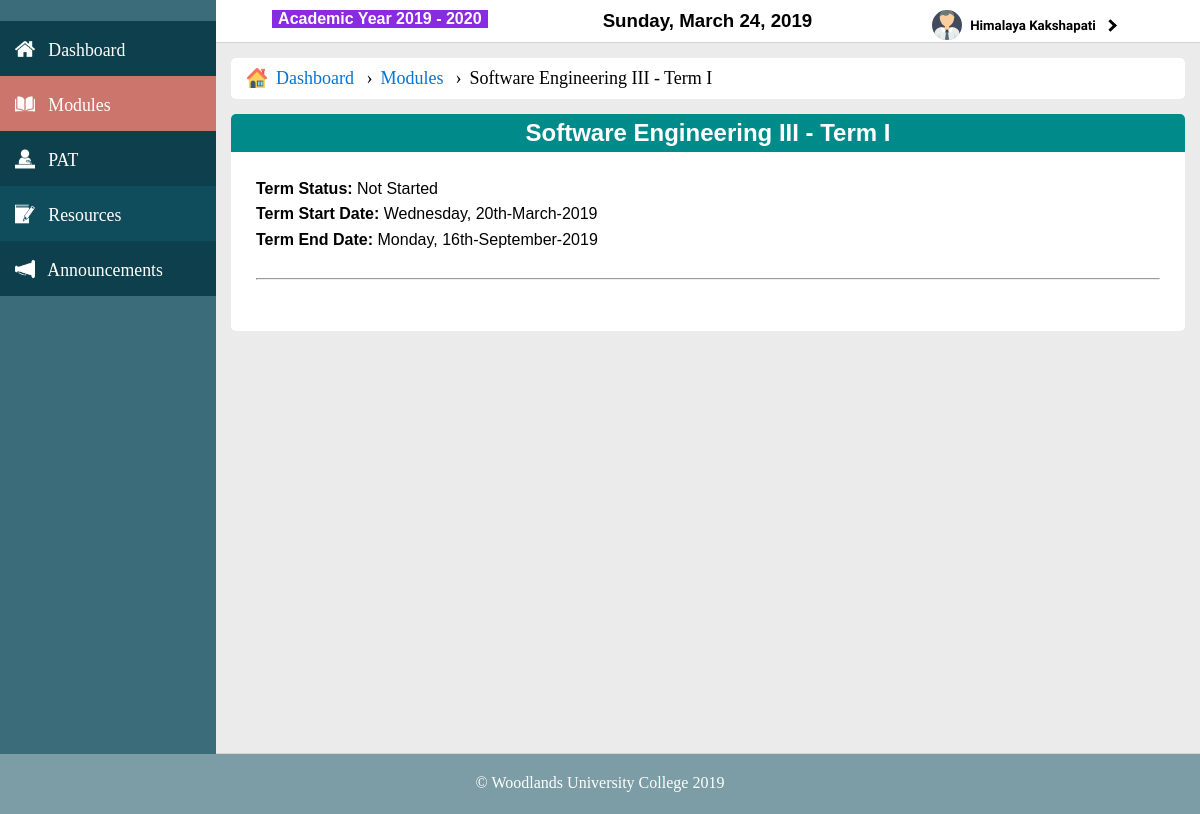
The page /public/ModuleLeaderModules/moduleTerm/25 (signed in) on the database as committed earlier.
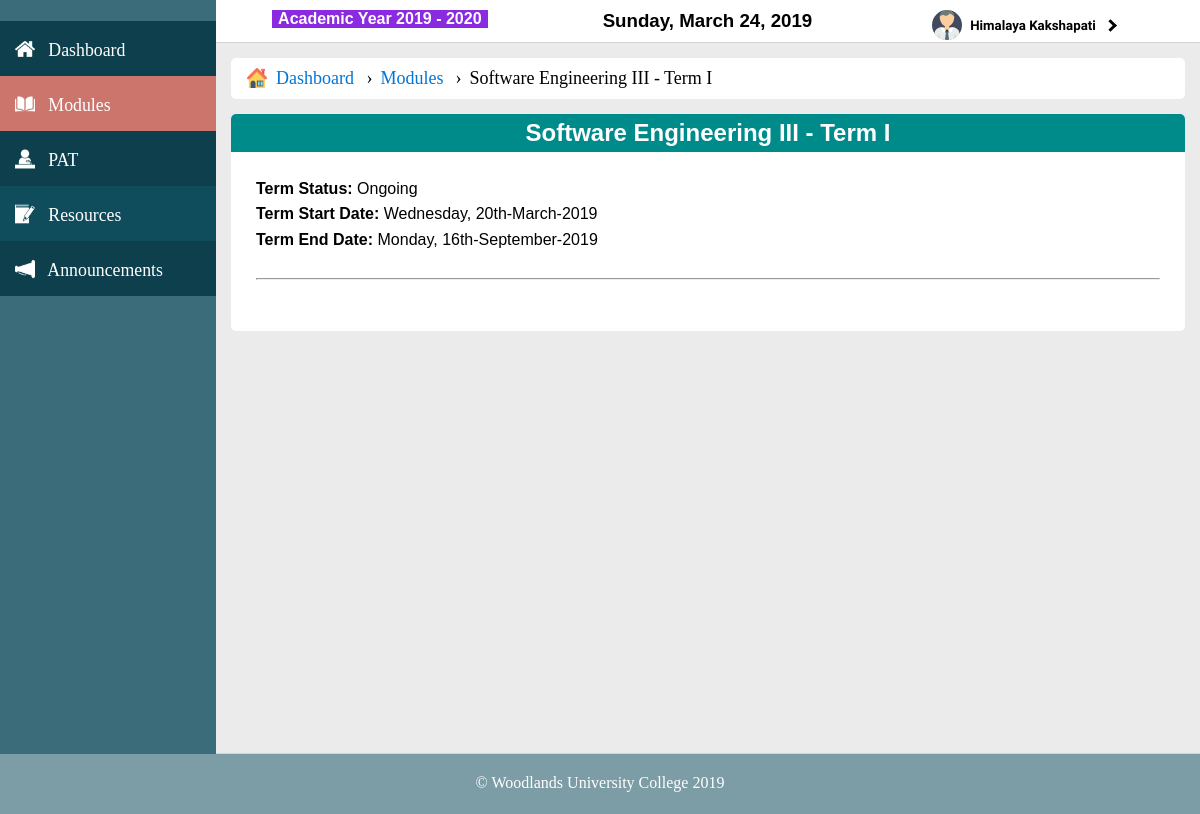
The same page on the database as committed later.
### tables this page shows
CREATE TABLE `modules` (
  `mid` int(11) NOT NULL,
  `mluid` int(9) NOT NULL,
  `mcid` int(11) NOT NULL,
  `mlvid` int(11) DEFAULT NULL,
  `mname` varchar(200) NOT NULL,
  `mdescription` text NOT NULL,
  `mcode` varchar(20) NOT NULL,
  `mstatus` enum('Y','N') NOT NULL
);

CREATE TABLE `terms` (
  `tid` int(11) NOT NULL,
  `tmid` int(11) NOT NULL,
  `tname` enum('Term I','Term II') NOT NULL,
  `tsdate` date NOT NULL,
  `tedate` date NOT NULL,
  `tstatus` enum('Ongoing','Ended','Not Started') NOT NULL
);

### app/functions/functions.php (called while the page is built, shortened)
<?php
function loadTemplate($fileName, $templateVars) {
  extract($templateVars);
  require $fileName;
  $contents = ob_get_clean();
  return $contents;
}
function checkDateStatus($sdate, $edate){
  $today = date("Y-m-d");
  if($edate<$today){
    return "Ended";
  }
  else if($sdate<$today && $edate>$today){
    return "Ongoing";
  }
  else{
    return "Not Started";
  }
}
?>

### app/controllers/ModuleLeaderModules.php (called while the page is built, shortened)
<?php
  class ModuleLeaderModules extends Controller{
    public function moduleTerm($val = ""){
      $termClass = new DatabaseTable("terms");
      $moduleClass = new DatabaseTable("modules");
      $term = $termClass->find('tid', $val);
      $term = $term->fetch();
      $term = setTermStatus($term);
      $module = $moduleClass->find('mid', $term['tmid']);
      $module = $module->fetch();
      $template = '../app/views/moduleLeaders/moduleTerm.php';
      $content = loadTemplate($template, ['module'=>$module, 'term'=>$term]);
      $selected='Modules';
      require_once "../app/controllers/moduleLeaderLoadView.php";
    }
  }
?>

### app/core/App.php (called while the page is built, shortened)
<?php
class App{
    protected $method = 'index';
    public function __construct(){
      $url = $this->parseUrl();
      if (file_exists('../app/controllers/' . $url[0] . '.php')) {
          unset($url[0]);
      }
      $this->controller = new $this->controller;
      if (isset($url[1])) {
          if (method_exists($this->controller, $url[1])) {
              $this->method = $url[1];
              unset($url[1]);
          }
      }
      $this->param = $url ? array_values($url) : [];
      call_user_func_array([$this->controller,$this->method],$this->param);
    }
    public function parseUrl(){
      if (isset($_GET['url'])) {
          return $url = explode('/', filter_var(rtrim($_GET['url'], '/'), FILTER_SANITIZE_URL));
      }
    }
}

### public/index.php (called while the page is built, shortened)
<?php
  require_once '../app/pdoconnect/pdoconnect.php';
  require_once '../app/models/databasetable.php';
  require_once '../app/functions/functions.php';
  require_once '../app/functions/otherDatabaseFunctions.php';
  $app = new App;
?>

### app/models/databasetable.php (called while the page is built, shortened)
<?php
class DatabaseTable{
	public $table;
	function __construct($table){
		$this->table = $table;
	}
	function update($record, $pk) {
	    global $pdo;
	    $parameters = [];
	    foreach ($record as $key => $value) {
	        $parameters[] = $key . '= :'  . $key;
	    }
	    $parametersWithComma = implode(', ', $parameters);
	    $query = "UPDATE $this->table SET $parametersWithComma WHERE $pk = :pk";
	    $record['pk'] = $record[$pk];
	    $stmt = $pdo->prepare($query);
	    $stmt->execute($record);
	}
	function find($field, $value) {
	    global $pdo;
	    $stmt = $pdo->prepare('SELECT * FROM '.$this->table.' WHERE '.$field.'=:value');
	    $criteria = [
	            'value' => $value
	    ];
	    $stmt->execute($criteria);
	    return $stmt;
	}
}

### app/functions/otherDatabaseFunctions.php (called while the page is built, shortened)
<?php
  function setTermStatus($term){
    $termClass = new DatabaseTable('terms');
    $termNew = [
      'tid'=>$term['tid'],
      'tmid'=>$term['tmid'],
      'tname'=>$term['tname'],
      'tsdate'=>$term['tsdate'],
      'tedate'=>$term['tedate'],
      'tstatus'=>checkDateStatus($term['tsdate'], $term['tedate'])
    ];
    $termClass->update($termNew, 'tid');
    $term = $termClass->find('tid', $term['tid']);
    $term = $term->fetch();
    return $term;
  }
?>

### app/controllers/moduleLeaderLoadView.php (called while the page is built, shortened)
<?php
$template = '../app/views/moduleLeaders/ModuleLeaderNavigation.php';
$navigation = loadTemplate($template, ['selected'=>$selected]);
$template = '../app/templates/UserTemplate.php';
$contents = [
  'title'=>$title,
  'navigation'=>$navigation,
  'content'=>$content,
  'role'=>'Module Leader',
];
$content = loadTemplate($template, $contents);
?>

### app/views/moduleLeaders/moduleTerm.php (the view)
<ul class="breadcrumb">
  <li><a href="/GroupProject/public/ModuleLeaderHome">
    <img src = "/GroupProject/public/resources/images/house.png">&nbsp; Dashboard</a>
  </li>
  <li><a href="../">Modules</a></li>
  <li><?php echo $module['mname'].' - '.$term['tname'];?></li>
</ul>
<div class = "adminManageTable">
  <div class = "tableTitle" style="background: darkcyan;">
    <h1 class = "tableHeading"><?php echo $module['mname'].' - '.$term['tname'];?></h1>
  </div>
  <div class = "content" style="text-align: left; margin: 15px; line-height: 1.6;">
    <b>Term Status: </b><?php echo $term['tstatus'];?><br>
    <b>Term Start Date: </b><?php echo date("l\, jS-F-Y", strtotime($term['tsdate']));?><br>
    <b>Term End Date: </b><?php echo date("l\, jS-F-Y", strtotime($term['tedate']));?><br>
    <br><hr><br>
  </div>
</div>

### app/views/moduleLeaders/moduleLeaderNavigation.php
<li>
  <a href = "/GroupProject/public/ModuleLeaderHome">
    <div style="width: 100%; height: 100%;" <?php if($selected=="Dashboard") echo 'class = "dashboard"';?>>
      <img src = "/GroupProject/public/resources/images/dashboardicon.png">
      <span class = "navText">&nbsp; Dashboard</span>
    </div>
  </a>
</li>
<li>
  <a href = "/GroupProject/public/ModuleLeaderModules">
    <div style="width: 100%; height: 100%;" <?php if($selected=="Modules") echo 'class = "selected"';?>>
      <img src = "/GroupProject/public/resources/images/module.png">
      <span class = "navText">&nbsp; Modules</span>
    </div>
  </a>
</li>
<li>
  <a href = "/GroupProject/public/ModuleLeaderPAT">
    <div style="width: 100%; height: 100%;" <?php if($selected=="PAT") echo 'class = "selected"';?>>
      <img src = "/GroupProject/public/resources/images/lecturericon.png">
      <span class = "navText">&nbsp; PAT</span>
    </div>
  </a>
</li>
<li>
  <a href = "/GroupProject/public/ModuleLeaderResources">
    <div style="width: 100%; height: 100%;" <?php if($selected=="Resources") echo 'class = "selected"';?>>
      <img src = "/GroupProject/public/resources/images/resource.png">
      <span class = "navText">&nbsp; Resources</span>
    </div>
  </a>
</li>
<li>
  <a href = "/GroupProject/public/ModuleLeaderAnnouncements">
    <div style="width: 100%; height: 100%;" <?php if($selected=="Announcements") echo 'class = "selected"';?>>
      <img src = "/GroupProject/public/resources/images/addannouncement.png">
      <span class = "navText">&nbsp; Announcements</span>
    </div>
  </a>
</li>

### app/templates/UserTemplate.php (shortened to what this page needs)
<!DOCTYPE html>
<html>
<head>
	<link rel="stylesheet" href="/GroupProject/public/css/userStyle.css"/>
</head>
<body>
	<main>
	  <nav>
			<ul>
	    <?php echo $navigation;?>
		</ul>
	  </nav>
		<section>
			<header>
				<div id = "headerLeft">
					<h4 style="background: blueviolet; color: white; width: 70%; margin: auto;">
						Academic Year <?php echo date("Y").' - '.(date("Y")+1);?>
					</h4>
				</div>
				<div id = "headerMiddle">
					<h3 style="text-align: center;"><?php echo date("l, F j, Y"); ?></h3>
				</div>
				<div id = "headerRight">
						<div id = "dropdown">
							<h5>
								<img src = "/GroupProject/public/resources/images/avatar.svg" alt = "">
								<?php if(isset($_SESSION['loggedin'])) echo $_SESSION['loggedin']['fname'].' '.$_SESSION['loggedin']['lname']; ?> &nbsp;
								<i id = "arrow" class="downArrow rightArrow"></i>
							</h5>
				</div>
			</header>
			<div class = "contentArea">
		    <?php echo $content;?>
			</div>
		</section>
	</main>
	<footer>
		&copy; Woodlands University College <?php echo date("Y");?>
	</footer>
</body>
</html>

### app/views/index.php
<?php
  echo $contents;
?>

### public/css/userStyle.css (style rules this page uses)
h1 { font-family: 'Noto Sans KR', sans-serif; }
h3 { font-family: 'Noto Sans KR', sans-serif; }
h4 { font-family: 'Noto Sans KR', sans-serif; }
h5 { font-family: 'Francois One', sans-serif; }
a { color: white; text-decoration: none; }
* { margin: 0; padding: 0; }
body { overflow-x: hidden; }
main { display: flex; flex-direction: row; width: 100%; min-height: 80vh; }
nav { width: 18%; background: #3A6C79; color: white; }
nav ul { list-style: none; margin-top: 3px; font-size: calc(0.9vw + 7px); }
nav ul li { background: #0F4C5C; transition: background .2s, padding-left .3s; }
nav ul li div { padding: 15px; }
nav ul li div img { transform: translateY(3px); width: 20px; }
nav ul li:nth-child(odd) { background: #0D3F4C; }
.navText { transition: .3s; }
nav .selected { background: rgba(250, 128, 114, 0.8); }
nav ul li a { color: white; text-decoration: none; }
section { border-bottom: 1px solid lightgray; width: 82%; }
header { display: flex; flex-direction: row; width: 100%; border-bottom: 1px solid lightgray; }
#headerLeft { padding: 1%; width: 31.3%; background: white; color: black; text-align: center; }
#headerMiddle { padding: 1%; width: 31.3%; background: white; color: black; text-align: right; }
#headerRight { width: 31.4%; background: white; color: black; text-align: center; user-select: none; }
.downArrow { border: solid black; border-width: 0 3px 3px 0; display: inline-block; padding: 3px; transition: transform .2s; transform: rotate(45deg) translateY(-3px); -webkit-transform: rotate(45deg) translateY(-3px); }
.rightArrow { transform: rotate(-45deg); -webkit-transform: rotate(-45deg); }
#dropdown { display: inline-block; position: relative; height: 100%; padding-left: 10px; padding-right: 15px; transition: background .1s; }
#headerRight img { width: 30px; margin-top: 10px; margin-bottom: -10px; margin-right: 5px; }
.contentArea { background: rgb(235, 235, 235); padding: 15px; min-height: 85vh; }
footer { text-align: center; height: 40px; padding-top: 20px; background: #7C9DA6; color: white; width: 100%; }
.boxesContainer .content, .adminManageTable .content, .userForm .content { margin: 10px; font-family: "Trebuchet MS", Arial, sans-serif; color: black; }
.adminManageTable, .userForm { width: calc(100% - 20px); background: white; border-radius: 5px; padding: 10px; margin-bottom: calc(1% + 10px); }
.tableTitle, .formTitle { margin-left: -10px; margin-top: -10px; background: #1DC5A3; padding-top: 5px; padding-bottom: 5px; width: calc(100% + 20px); margin-bottom: calc(1.5% + 10px); color: white; border-top-left-radius: 5px; border-top-right-radius: 5px; }
.tableHeading, .formHeading { text-align: center; }
ul.breadcrumb { padding: 10px 16px; list-style: none; background-color: #fff; margin: 15px; border-radius: 5px; margin-left: 0px; margin-top: 0px; width: calc(100% - 32px); }
ul.breadcrumb li { display: inline; font-size: 18px; }
ul.breadcrumb li img { width: 20px; margin-bottom: -4px; }
ul.breadcrumb li+li:before { padding: 8px; color: black; content: "\203A"; }
ul.breadcrumb li a { color: #0275d8; text-decoration: none; }

Rows that differ between the two databases and show on the page:
changed terms "Term I": tstatus "Not Started" → "Ongoing"
